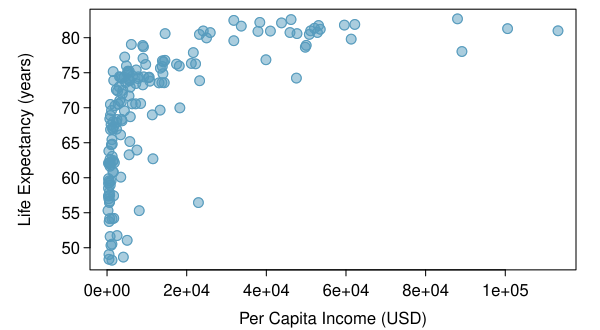

Source code (R):
library(openintro)
data(COL)
library(oibiostat)
data(wdi.2011)

myPDF("wdiIncomeLifeExpectancy.pdf",
      6,
      3.3,
      mar = c(3, 4.5, 0.5, 1.2),
      mgp = c(2.8, 0.5, 0))
plot(wdi.2011$gdp.per.capita, wdi.2011$life.expect,
     pch = 19,
     cex = 1.3,
     col = COL[1, 3],
     ylab = "Life Expectancy (years)")
points(wdi.2011$gdp.per.capita, wdi.2011$life.expect,
       cex = 1.3,
       col = COL[1])
mtext("Per Capita Income (USD)", 1, 1.9)

dev.off()
